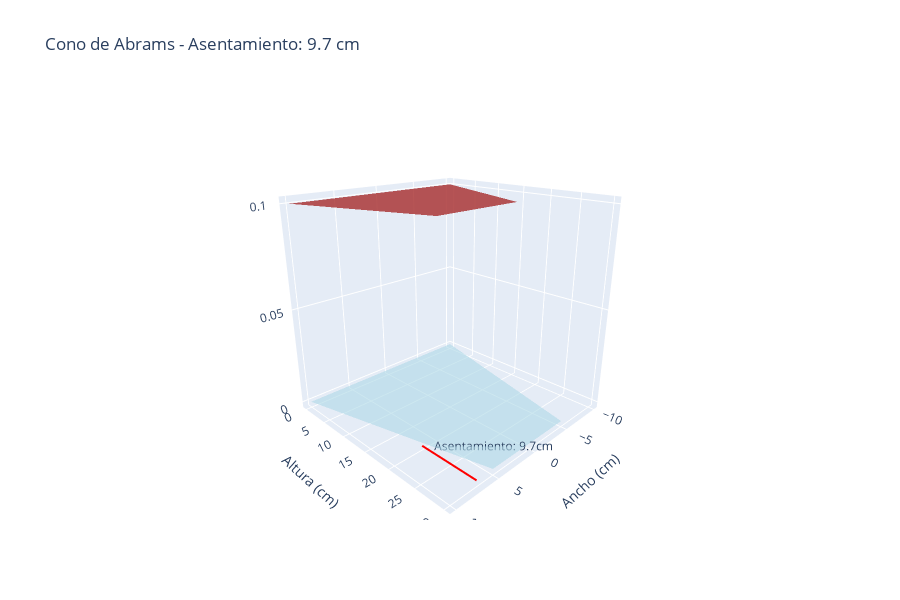

The notebook cell saved with this chart:
### Code cell
# GRÁFICO ESPECIAL: Cono de Abrams y Asentamiento

def grafico_cono_abrams(asentamiento_real, asentamiento_predicho=None):
    """
    Crea un gráfico que muestra el cono de Abrams y el asentamiento
    """
    # Dimensiones del cono de Abrams (cm)
    altura_cono = 30
    diametro_superior = 10
    diametro_inferior = 20
    
    fig = go.Figure()
    
    # 1. CONO ORIGINAL (vacío)
    # Puntos para el cono truncado
    x_cono = [0, diametro_inferior/2, diametro_superior/2, 0, -diametro_superior/2, -diametro_inferior/2, 0]
    y_cono = [0, 0, altura_cono, altura_cono, altura_cono, 0, 0]
    z_cono = [0, 0, 0, 0, 0, 0, 0]
    
    fig.add_trace(go.Mesh3d(
        x=x_cono,
        y=y_cono, 
        z=z_cono,
        color='lightblue',
        opacity=0.6,
        name='Cono Vacío'
    ))
    
    # 2. HORMIGÓN DESPUÉS DEL ASENTAMIENTO
    altura_hormigon = altura_cono - asentamiento_real
    
    x_hormigon = [0, diametro_inferior/2, diametro_superior/2, 0, -diametro_superior/2, -diametro_inferior/2, 0]
    y_hormigon = [0, 0, altura_hormigon, altura_hormigon, altura_hormigon, 0, 0]
    z_hormigon = [0.1, 0.1, 0.1, 0.1, 0.1, 0.1, 0.1]  # Pequeño desplazamiento en Z
    
    fig.add_trace(go.Mesh3d(
        x=x_hormigon,
        y=y_hormigon,
        z=z_hormigon,
        color='brown',
        opacity=0.8,
        name=f'Hormigón (Asentamiento: {asentamiento_real}cm)'
    ))
    
    # 3. LÍNEA QUE MUESTRA EL ASENTAMIENTO
    fig.add_trace(go.Scatter3d(
        x=[diametro_superior/2 + 2, diametro_superior/2 + 2],
        y=[altura_cono, altura_hormigon],
        z=[0, 0],
        mode='lines+text',
        line=dict(color='red', width=4),
        text=[f'', f'Asentamiento: {asentamiento_real}cm'],
        textposition='middle right',
        name='Medición'
    ))
    
    fig.update_layout(
        title=f'Cono de Abrams - Asentamiento: {asentamiento_real} cm',
        scene=dict(
            xaxis_title='Ancho (cm)',
            yaxis_title='Altura (cm)',
            zaxis_title='',
            camera=dict(eye=dict(x=1.5, y=1.5, z=0.8))
        ),
        height=600
    )
    
    return fig

#GRÁFICO 8: Visualización del cono de Abrams
print("\nGrafico de asentamiento - Cono de Abrams")

# Usar un asentamiento de ejemplo o el promedio de los datos
asentamiento_ejemplo = df_ml['asentamiento_num'].mean()

fig8 = grafico_cono_abrams(round(asentamiento_ejemplo, 1))
fig8.show()

### Figure 1 — Plotly figure (JSON) as saved in the notebook; plotly's stock layout.template omitted (floating-point values rounded to 4 significant figures)
{"data": [{"color": "lightblue", "name": "Cono Vacío", "opacity": 0.6, "type": "mesh3d", "x": [0, 10, 5, 0, -5, -10, 0], "y": [0, 0, 30, 30, 30, 0, 0], "z": [0, 0, 0, 0, 0, 0, 0]}, {"color": "brown", "name": "Hormigón (Asentamiento: 9.7cm)", "opacity": 0.8, "type": "mesh3d", "x": [0, 10, 5, 0, -5, -10, 0], "y": [0, 0, 20.3, 20.3, 20.3, 0, 0], "z": [0.1, 0.1, 0.1, 0.1, 0.1, 0.1, 0.1]}, {"line": {"color": "red", "width": 4}, "mode": "lines+text", "name": "Medición", "text": ["", "Asentamiento: 9.7cm"], "textposition": "middle right", "type": "scatter3d", "x": [7, 7], "y": [30, 20.3], "z": [0, 0]}], "layout": {"height": 600, "scene": {"camera": {"eye": {"x": 1.5, "y": 1.5, "z": 0.8}}, "xaxis": {"title": {"text": "Ancho (cm)"}}, "yaxis": {"title": {"text": "Altura (cm)"}}, "zaxis": {"title": {"text": ""}}}, "title": {"text": "Cono de Abrams - Asentamiento: 9.7 cm"}}}
